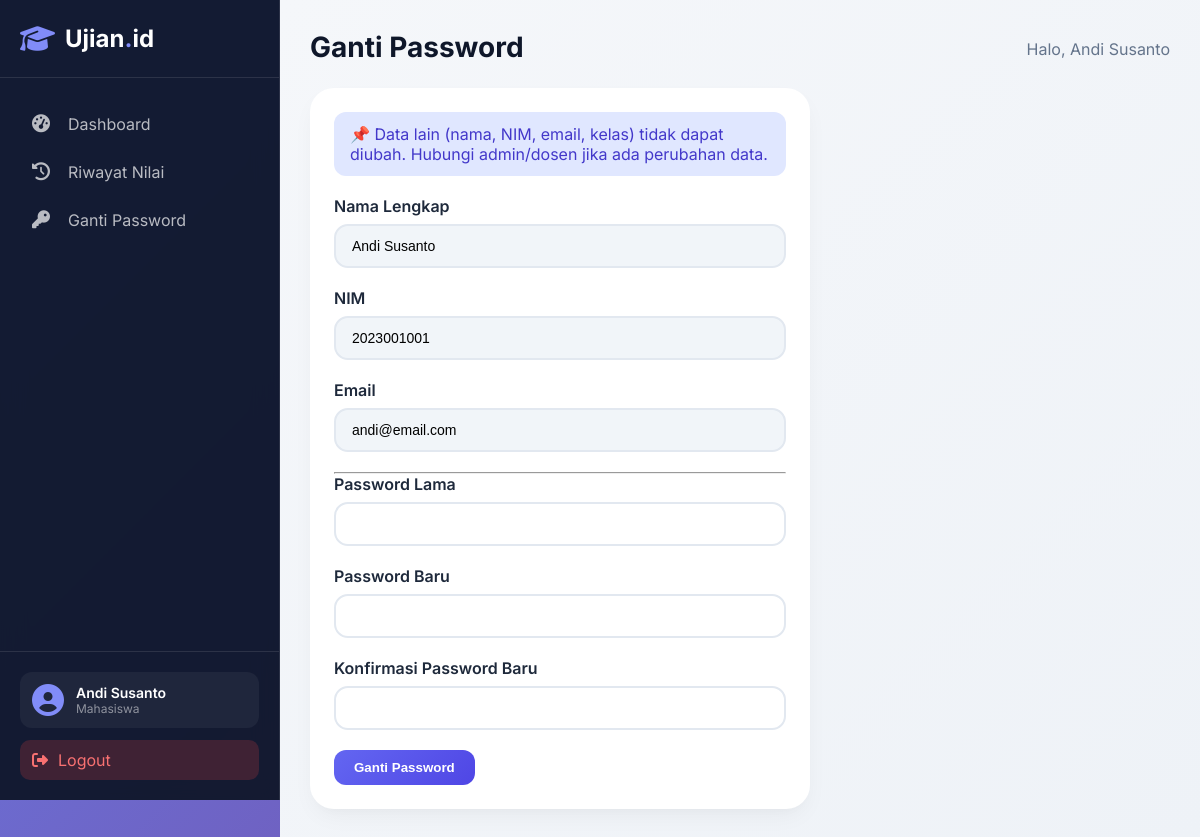
/mahasiswa/profil.php (signed in), run on the app's committed database.
### tables this page shows
CREATE TABLE `users` (
  `id` int(11) NOT NULL AUTO_INCREMENT,
  `username` varchar(50) NOT NULL,
  `password` varchar(255) NOT NULL,
  `role` enum('admin','dosen','mahasiswa') NOT NULL,
  `nama_lengkap` varchar(100) NOT NULL,
  `email` varchar(100) DEFAULT NULL,
  `nim_nip` varchar(30) DEFAULT NULL,
  `created_at` timestamp NOT NULL DEFAULT current_timestamp(),
  PRIMARY KEY (`id`),
  UNIQUE KEY `username` (`username`)
);

### mahasiswa/profil.php (the view, shortened to what this page needs)
<?php
include '../config/database.php';
$user_id = $_SESSION['user_id'];
$user = mysqli_fetch_assoc(mysqli_query($conn, "SELECT * FROM users WHERE id=$user_id"));
include '../includes/header.php';
?>
<div class="page-header">
    <h1 class="page-title">Ganti Password</h1>
    <p class="page-subtitle">Halo, <?= $_SESSION['nama'] ?></p>
</div>
<div class="card-modern" style="max-width:500px">
    <div class="alert info">
        📌 Data lain (nama, NIM, email, kelas) tidak dapat diubah. Hubungi admin/dosen jika ada perubahan data.
    </div>
    <form method="POST">
        <div class="form-group">
            <label>Nama Lengkap</label>
            <input type="text" class="form-control" value="<?= htmlspecialchars($user['nama_lengkap']) ?>" readonly>
        </div>
        <div class="form-group">
            <label>NIM</label>
            <input type="text" class="form-control" value="<?= htmlspecialchars($user['nim_nip']) ?>" readonly>
        </div>
        <div class="form-group">
            <label>Email</label>
            <input type="text" class="form-control" value="<?= htmlspecialchars($user['email']) ?>" readonly>
        </div>
        <hr>
        <div class="form-group">
            <label>Password Lama</label>
            <input type="password" name="password_lama" class="form-control" required>
        </div>
        <div class="form-group">
            <label>Password Baru</label>
            <input type="password" name="password_baru" class="form-control" required>
        </div>
        <div class="form-group">
            <label>Konfirmasi Password Baru</label>
            <input type="password" name="konfirmasi" class="form-control" required>
        </div>
        <button type="submit" name="ganti_password" class="btn-primary">Ganti Password</button>
    </form>
</div>
<?php include '../includes/footer.php'; ?>

### assets/css/style.css (style rules this page uses)
* { margin: 0; padding: 0; box-sizing: border-box; }
body { font-family: 'Inter', sans-serif; background: linear-gradient(135deg, #667eea 0%, #764ba2 100%); min-height: 100vh; }
.card-modern { background: white; border-radius: 24px; padding: 24px; box-shadow: 0 10px 25px -5px rgba(0,0,0,0.05), 0 8px 10px -6px rgba(0,0,0,0.02); transition: transform 0.2s ease, box-shadow 0.2s ease; }
.btn-primary { background: linear-gradient(135deg, #6366f1, #4f46e5); border: none; padding: 10px 20px; border-radius: 12px; color: white; font-weight: 600; cursor: pointer; transition: all 0.3s ease; text-decoration: none; display: inline-block; }
.form-group { margin-bottom: 20px; }
.form-group label { display: block; font-weight: 600; margin-bottom: 8px; color: #1e293b; }
.form-control { width: 100%; padding: 12px 16px; border: 2px solid #e2e8f0; border-radius: 14px; font-size: 14px; transition: all 0.3s ease; }
.form-control[readonly] { background: #f1f5f9; cursor: not-allowed; }
.page-header { display: flex; justify-content: space-between; align-items: center; margin-bottom: 24px; flex-wrap: wrap; }
.page-title { font-size: 28px; font-weight: 700; color: #0f172a; }
.page-subtitle { color: #64748b; margin-top: 4px; }
.alert { padding: 12px 16px; border-radius: 12px; margin-bottom: 20px; }
.alert.info { background: #e0e7ff; color: #4338ca; }

### data on the page
users: nama_lengkap "Andi Susanto", nim_nip "2023001001", email "andi@email.com"

### other printed values
$_SESSION['nama'] "Andi Susanto"
$_SESSION['role'] "Mahasiswa"
